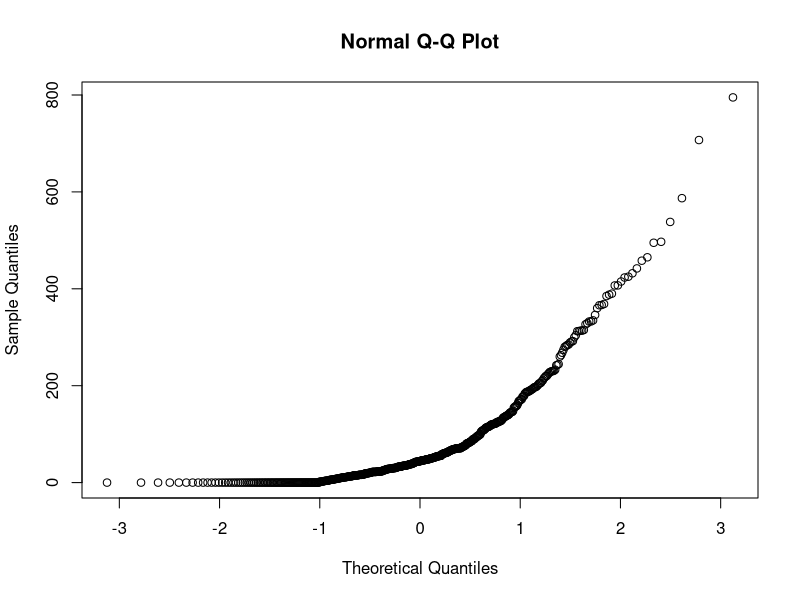
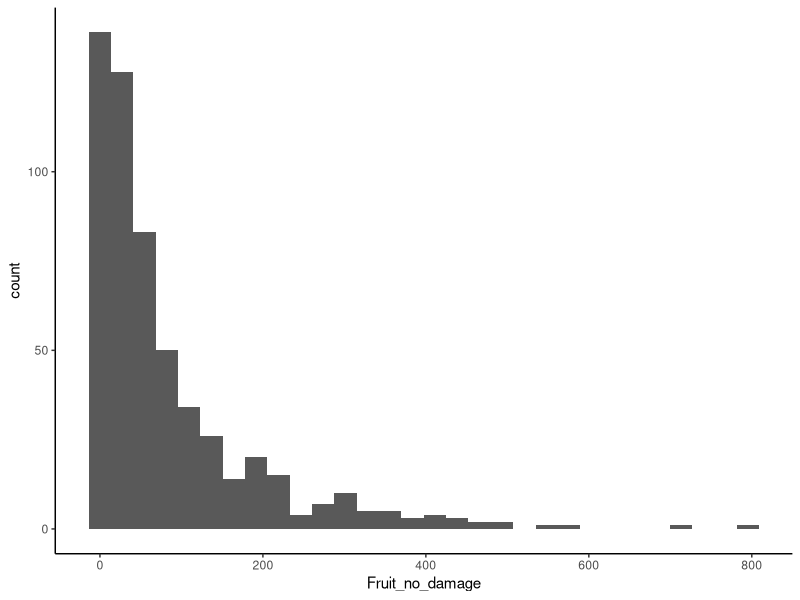
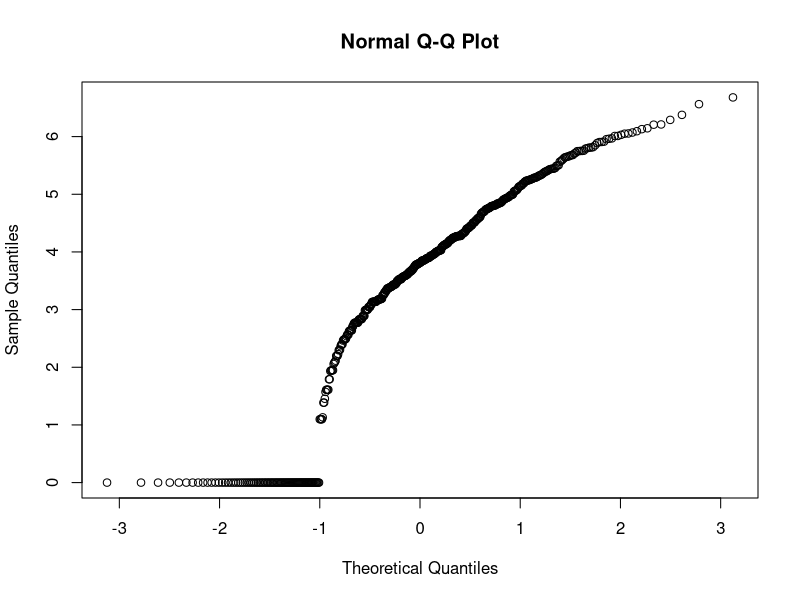
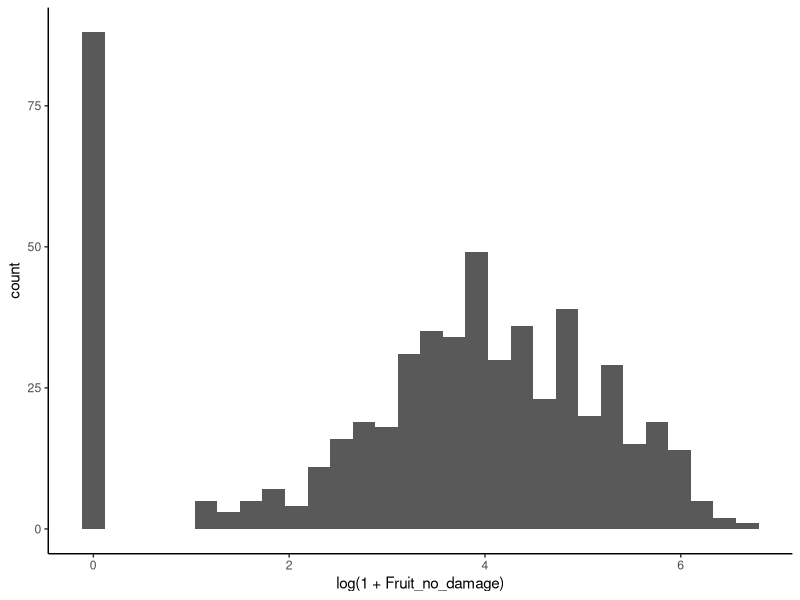

Recreate these plots in R, in order.
#################
# Set up of full data frames for individual plant and plant means analysis. 
# Seed calculations
# Test of normality with transformations
#################

library(tidyverse)

############################
#Lat, distance, climate
############################
climate_lat <- read.csv("Data/climate_pop.csv", header=T) # Imports populations' climate dataset
climate_lat$MAR[2] <- climate_lat$MAR[1] # Replace error MAR values with near by population
climate_lat$MAR[12] <- climate_lat$MAR[18] 
climate_lat <- climate_lat %>% select(Pop,Latitude,Longitude,Distance, #Organize variables
                                      MAT,MWMT,MCMT,TD,NFFD,DD18,MAR, # Temperature/sun
                                      MAP,MSP,CMD,RH) # Precipt/moiusture
#Correlate all climate
library(Hmisc)
climate_matrix <-climate_lat %>% select(MAT,MWMT,MCMT,TD,NFFD,DD18,MAR, # Temperature/sun
                                        MAP,MSP,CMD,RH) # Precipt/moiusture
climate_matrix <- as.matrix(climate_matrix)
rcorr(climate_matrix) # MAT highly correlated to everything except MSP, CMD, RH.
climate_lat <- climate_lat %>% select(Pop,Latitude,Longitude,Distance,MAT,MSP,CMD,RH) # Retain only MAT, MSP, CMD, RH

#KSR climate data
#KSR_climate <- read.csv("Data/KSR_climate_reduced.csv", header=T) # Will not import. Excel calc instead, "KSR_climate_calc.xlsx"
KSR_MAT<-7.9 # Accounts for July 2012 to September 2013. 12 month average with repeated months averaged first. 
KSR_MSP<-456 # 2013 value for MSP, supplemental water given in 2012, making 2012 data less useful.
KSR_CMD<-121 # Calculated the same as KSR_MAT except sum taken for 12 months
KSR_RH<-69 # Calculated the same as KSR_MAT
#Generate climatic differences between Pop_climate - KSR_Climate
climate_lat <- climate_lat %>% #This info can then be joined to invidual plant and chem means datasets
  mutate(MAT_Distance=MAT-KSR_MAT) %>% mutate(MSP_Distance=MSP-KSR_MSP) %>% 
  mutate(CMD_Distance=CMD-KSR_CMD) %>% mutate(RH_Distance=RH-KSR_RH)

########################################################
#Individual dataset seed number calculations
########################################################
ksr_i <- read.csv("Data/KSR_individual.csv", header=T) # Imports raw indvidual dataset
ksr_i <- ksr_i %>% drop_na("Fruit") # Remove rows where fruit information is NA
ksr_i <- ksr_i %>% mutate(Fruit_no_damage=Fruit-S.florida-0.18*M.brevivatella) # Calculate undamaged portions of fruits
ksr_i$Fruit_no_damage[is.na(ksr_i$Fruit_no_damage)==TRUE]<-0 # Makes NA = 0 for above calculation
ksr_length <- ksr_i %>% select(l1,l2,l3,l4,l5) ; ksr_Ml<-rowMeans(ksr_length,na.rm=T) # Average fruit length
ksr_width <- ksr_i %>% select(d1,d2,d3,d4,d5) ; ksr_Mw<-rowMeans(ksr_width,na.rm=T) # Average fruit width
ksr_i <- ksr_i %>% mutate (F_length=ksr_Ml) %>% mutate (F_width=ksr_Mw) # Add averages to ksr_i
ksr_i$F_length[ksr_i$F_length=="NaN"]<-0 ; ksr_i$F_width[ksr_i$F_width=="NaN"]<-0 # remove NaNs and replace with 0
ksr_i <- ksr_i %>% mutate(Fruit_correction=ifelse(Fruit==0,0,1)) # Generate dummy variable to ensure 0 fruits becomes 0 seeds
ksr_i <- ksr_i %>%
  mutate (Seeds_per_fruit=(2.33*F_length*F_width - 102.47)*Fruit_correction) %>% # Calculate number of seeds per 1 fruit
  mutate(Seeds_no_round=Fruit_no_damage*Seeds_per_fruit) %>% # calculate number of seeds per all undamaged fruits
  mutate(Seeds=round(Seeds_no_round))
#ksr_i$Seeds=round(ksr_i$Seeds)
ksr_i <- ksr_i %>% select(-l1,-l2,-l3,-l4,-l5,-d1,-d2,-d3,-d4,-d5,-Fruit,-F_length,-F_width,
                          -Flower_Number,-Seeds_no_round) # Remove uneeded variables
ksr_i <- ksr_i %>% filter(Pop!=659) %>% # Remove population from Italy (European hybrid)
  filter(Pop!=661) %>% # Not correct species (oenothera oakesiana)
  filter(Pop!=877) # Remove,unclear where it is from.
ksr_i$Seeds[ksr_i$Seeds<0]<-0 #Nine cases of plants with <0 fruits assigned zero. Small L & W suggest aborted fruits

#Assess normality of seeds
qqnorm(ksr_i$Fruit_no_damage) # ~ Extreme left skew, zero inflated.
ggplot(data=ksr_i,aes(x=Fruit_no_damage)) + geom_histogram()+theme_classic()
qqnorm(log(1+ksr_i$Fruit_no_damage)) # ~ Extreme zero inflation
ggplot(data=ksr_i,aes(x=log(1+Fruit_no_damage))) + geom_histogram()+theme_classic()

ksr_i <- left_join(ksr_i,climate_lat,by="Pop") #Add lat/climate to individual dataset

write.csv(ksr_i,'Data/ksr_i') #Export individual plants file


############################
#Total phenolics, oxidative capacity, oenothein 
############################
totphe.dat <- read.csv("Data/totphe.csv", header=T) # Imports total phenolics data
totphe.dat<-totphe.dat %>% select(-Control.sample.ID.)
totphe_leaf <- totphe.dat %>% filter(Tissue=="Leaf") %>% select(-Tissue) %>% # filter per tissue
  rename (Leaf_Totphe=totphe,Leaf_pH_10=pH_10) #rename columns to include tissue name 
totphe_flower <- totphe.dat %>% filter(Tissue=="Flower") %>% select(-Tissue)%>% 
  rename (Flower_Totphe=totphe,Flower_pH_10=pH_10)
totphe_fruit <- totphe.dat %>% filter(Tissue=="Fruit") %>% select(-Tissue)%>% 
  rename (Fruit_Totphe=totphe,Fruit_pH_10=pH_10)
totphe_all <- left_join(totphe_leaf,totphe_flower,by="Pop") %>% left_join(totphe_fruit,by="Pop") #generate total phenolics dataframe


oe <- read.csv("Data/oe.csv", header=T) # Imports Oenothein data
oe<-oe %>% select(-Turku_ID)
oe_leaf <- oe %>% filter(Tissue=="Leaf") %>% select(-Tissue) %>% # filter per tissue
  rename (Leaf_Oenothein_B=Oenothein_B,Leaf_Oenothein_A=Oenothein_A,Leaf_Ox_Oenothein_A=Oxidized_Oenothein_A) #rename columns 
oe_flower <- oe %>% filter(Tissue=="Flower") %>% select(-Tissue)%>%
  rename (Flower_Oenothein_B=Oenothein_B,Flower_Oenothein_A=Oenothein_A,Flower_Ox_Oenothein_A=Oxidized_Oenothein_A) %>% #rename columns 
  filter(Pop!=700) #Remove outlier pop (issue with chemistry)
oe_fruit <- oe %>% filter(Tissue=="Fruit") %>% select(-Tissue)%>%
  rename (Fruit_Oenothein_B=Oenothein_B,Fruit_Oenothein_A=Oenothein_A,Fruit_Ox_Oenothein_A=Oxidized_Oenothein_A) %>% #rename columns 
  filter(Pop!=709) #Remove outlier pop (issue with chemistry)
oe_all <- left_join(oe_leaf,oe_flower,by="Pop") %>% left_join(oe_fruit,by="Pop") #generate oenothein dataframe

chm<-left_join(totphe_all,oe_all,by="Pop") # join total phenolics with oenothein data
ksr_seed <- ksr_i %>% select(Pop,Seeds) # select seed data from indvidual plant data frame
ksr_seed <- ksr_seed %>% group_by(Pop) %>% summarise (Seeds=mean(Seeds)) # Take mean of seed data
chm<-left_join(chm,ksr_seed,by="Pop") # Add seed means to chemistry
chm <- chm %>% filter(Pop!=659) %>% # Remove population from Italy (European hybrid)
  filter(Pop!=661) %>% # Not correct species (oenothera oakesiana)
  filter(Pop!=877) # Remove,unclear where it is from.

write.csv(chm,'Data/chm.csv') #Export chemistry file
